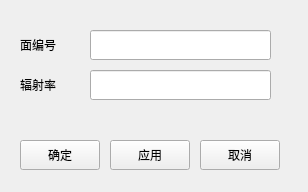
<?xml version="1.0" encoding="UTF-8"?>
<ui version="4.0">
 <class>frmThermalRadiation</class>
 <widget class="QMainWindow" name="frmThermalRadiation">
  <property name="geometry">
   <rect>
    <x>0</x>
    <y>0</y>
    <width>308</width>
    <height>192</height>
   </rect>
  </property>
  <property name="windowTitle">
   <string>热-辐射</string>
  </property>
  <widget class="QWidget" name="centralwidget">
   <widget class="QPushButton" name="btnOK">
    <property name="geometry">
     <rect>
      <x>110</x>
      <y>140</y>
      <width>80</width>
      <height>30</height>
     </rect>
    </property>
    <property name="text">
     <string>应用</string>
    </property>
   </widget>
   <widget class="QPushButton" name="btnCancel">
    <property name="geometry">
     <rect>
      <x>200</x>
      <y>140</y>
      <width>80</width>
      <height>30</height>
     </rect>
    </property>
    <property name="text">
     <string>取消</string>
    </property>
   </widget>
   <widget class="QPushButton" name="btnOK_2">
    <property name="geometry">
     <rect>
      <x>20</x>
      <y>140</y>
      <width>80</width>
      <height>30</height>
     </rect>
    </property>
    <property name="text">
     <string>确定</string>
    </property>
   </widget>
   <widget class="QLabel" name="label_3">
    <property name="geometry">
     <rect>
      <x>20</x>
      <y>70</y>
      <width>60</width>
      <height>30</height>
     </rect>
    </property>
    <property name="text">
     <string>辐射率</string>
    </property>
    <property name="alignment">
     <set>Qt::AlignLeading|Qt::AlignLeft|Qt::AlignVCenter</set>
    </property>
   </widget>
   <widget class="QLabel" name="label">
    <property name="geometry">
     <rect>
      <x>20</x>
      <y>30</y>
      <width>60</width>
      <height>30</height>
     </rect>
    </property>
    <property name="text">
     <string>面编号</string>
    </property>
    <property name="alignment">
     <set>Qt::AlignLeading|Qt::AlignLeft|Qt::AlignVCenter</set>
    </property>
   </widget>
   <widget class="QLineEdit" name="txtPower_2">
    <property name="geometry">
     <rect>
      <x>90</x>
      <y>70</y>
      <width>181</width>
      <height>30</height>
     </rect>
    </property>
   </widget>
   <widget class="QLineEdit" name="txtPower">
    <property name="geometry">
     <rect>
      <x>90</x>
      <y>30</y>
      <width>181</width>
      <height>30</height>
     </rect>
    </property>
   </widget>
  </widget>
 </widget>
 <resources/>
 <connections/>
</ui>
